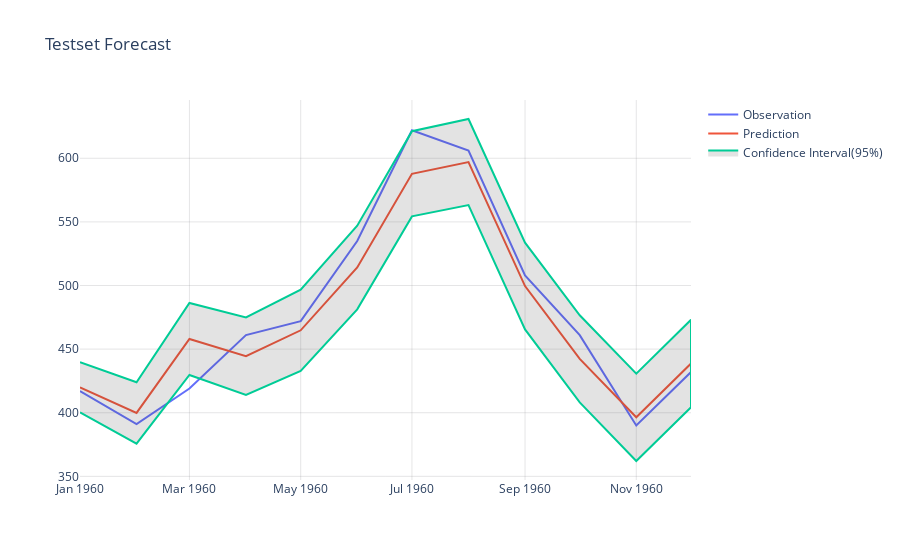

Source (notebook cell):
### Code cell
import plotly.express as px

fig = go.Figure(
        [
        # show predictions
        go.Scatter(
        x = test.index,
        y = test.Observation,
        mode = 'lines',
        name = "Observation"), 
        
        # show actual data values
        go.Scatter(
        x = test.index,
        y = test.Prediction,
        mode = 'lines',
        name = "Prediction"), 
        ]
)

dataset_name = 'Passengers'

y_upper = test.UpperBound
y_lower = test.LowerBound

fig.add_trace(go.Scatter(
        x=np.concatenate([test.index, test.index[::-1]]),
        y=pd.concat([y_upper, y_lower[::-1]]),
        fill='toself',
        hoveron='points',
        name="Confidence Interval(95%)",
        fillcolor='rgba(68, 68, 68, 0.15)',
        )
)

fig.update_layout(
        {
        'title': {"text":"Testset Forecast"},
        'plot_bgcolor':"white"
        })

fig.update_xaxes(showgrid=True, gridwidth=1, gridcolor='rgba(127,127,128,0.2)')
fig.update_yaxes(showgrid=True, gridwidth=1, gridcolor='rgba(127,127,128,0.2)')
fig.show()

### Figure 1 — Plotly figure (JSON) as saved in the notebook; plotly's stock layout.template omitted (floating-point values rounded to 4 significant figures)
{"data": [{"mode": "lines", "name": "Observation", "type": "scatter", "x": ["1960-01-01T00:00:00", "1960-02-01T00:00:00", "1960-03-01T00:00:00", "1960-04-01T00:00:00", "1960-05-01T00:00:00", "1960-06-01T00:00:00", "1960-07-01T00:00:00", "1960-08-01T00:00:00", "1960-09-01T00:00:00", "1960-10-01T00:00:00", "1960-11-01T00:00:00", "1960-12-01T00:00:00"], "y": [417, 391, 419, 461, 472, 535, 622, 606, 508, 461, 390, 432]}, {"mode": "lines", "name": "Prediction", "type": "scatter", "x": ["1960-01-01T00:00:00", "1960-02-01T00:00:00", "1960-03-01T00:00:00", "1960-04-01T00:00:00", "1960-05-01T00:00:00", "1960-06-01T00:00:00", "1960-07-01T00:00:00", "1960-08-01T00:00:00", "1960-09-01T00:00:00", "1960-10-01T00:00:00", "1960-11-01T00:00:00", "1960-12-01T00:00:00"], "y": [420.0, 399.8, 458.0, 444.5, 464.8, 514.1, 587.8, 597.0, 499.5, 442.4, 396.4, 438.7]}, {"fill": "toself", "fillcolor": "rgba(68, 68, 68, 0.15)", "hoveron": "points", "name": "Confidence Interval(95%)", "type": "scatter", "x": ["1960-01-01T00:00:00.000000000", "1960-02-01T00:00:00.000000000", "1960-03-01T00:00:00.000000000", "1960-04-01T00:00:00.000000000", "1960-05-01T00:00:00.000000000", "1960-06-01T00:00:00.000000000", "1960-07-01T00:00:00.000000000", "1960-08-01T00:00:00.000000000", "1960-09-01T00:00:00.000000000", "1960-10-01T00:00:00.000000000", "1960-11-01T00:00:00.000000000", "1960-12-01T00:00:00.000000000", "1960-12-01T00:00:00.000000000", "1960-11-01T00:00:00.000000000", "1960-10-01T00:00:00.000000000", "1960-09-01T00:00:00.000000000", "1960-08-01T00:00:00.000000000", "1960-07-01T00:00:00.000000000", "1960-06-01T00:00:00.000000000", "1960-05-01T00:00:00.000000000", "1960-04-01T00:00:00.000000000", "1960-03-01T00:00:00.000000000", "1960-02-01T00:00:00.000000000", "1960-01-01T00:00:00.000000000"], "y": [439.7, 424.0, 486.3, 474.9, 496.8, 547.0, 621.3, 630.9, 533.6, 476.6, 430.8, 473.1, 404.2, 362.1, 408.1, 465.4, 563.2, 554.3, 481.2, 432.8, 414.0, 429.7, 375.7, 400.3]}], "layout": {"plot_bgcolor": "white", "title": {"text": "Testset Forecast"}, "xaxis": {"gridcolor": "rgba(127,127,128,0.2)", "gridwidth": 1, "showgrid": true}, "yaxis": {"gridcolor": "rgba(127,127,128,0.2)", "gridwidth": 1, "showgrid": true}}}
